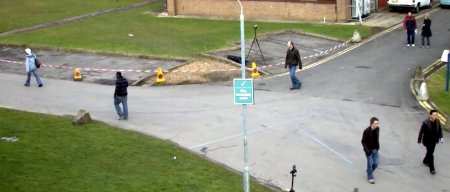
#> input picture OpenCV/examples/resframe.jpg, 450 x 192 px
$ python pseudocolor.py
#> lines starting #> are read from the running program, lines starting #| are printed output that depends on the picture; after the words box and inside, x2 and y2 are one past the last pixel; in counts of white or black regions, pixels touching at a corner belong together
#!/usr/bin/env python
# encoding: utf-8

import cv2
import numpy as np
import matplotlib.pyplot as plt

im_bgr = cv2.imread("resframe.jpg", cv2.IMREAD_COLOR)
#> im_bgr is the input picture: shape (192, 450, 3); mean B, G, R 123.6, 146.7, 143.5
im_rgb = cv2.cvtColor(im_bgr, cv2.COLOR_BGR2RGB)
im_gray = cv2.cvtColor(im_bgr, cv2.COLOR_BGR2GRAY)
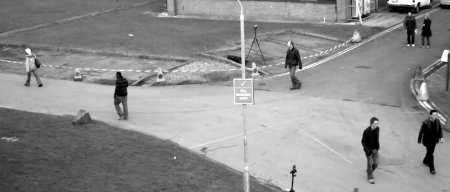
#> im_gray: shape (192, 450); min 0, max 255, mean 143.1
ret, thresh = cv2.threshold(im_gray, 127, 255,cv2.THRESH_BINARY)
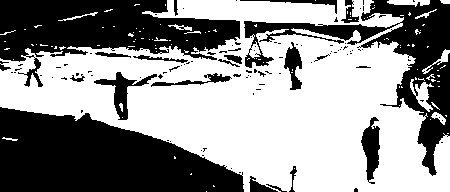
#> thresh: shape (192, 450); 56.9% white; 109 black regions (88 under 20 px), largest, box (x1, y1, x2, y2) and area: (0, 107, 244, 192) 14368, (0, 0, 240, 87) 10633, (244, 0, 450, 176) 8238

titles = [
    'bgr','rgb','gray','binary',
    'COLORMAP_AUTUMN','COLORMAP_BONE','COLORMAP_JET','COLORMAP_WINTER','COLORMAP_RAINBOW','COLORMAP_OCEAN',
    'COLORMAP_SUMMER','COLORMAP_SPRING','COLORMAP_COOL','COLORMAP_HSV','COLORMAP_PINK','COLORMAP_HOT'
]

coloredImgs=[
    cv2.applyColorMap(im_gray, cv2.COLORMAP_AUTUMN),
    cv2.applyColorMap(im_gray, cv2.COLORMAP_BONE),
    cv2.applyColorMap(im_gray, cv2.COLORMAP_JET),
    cv2.applyColorMap(im_gray, cv2.COLORMAP_WINTER),
    cv2.applyColorMap(im_gray, cv2.COLORMAP_RAINBOW),
    cv2.applyColorMap(im_gray, cv2.COLORMAP_OCEAN),
    cv2.applyColorMap(im_gray, cv2.COLORMAP_SUMMER),
    cv2.applyColorMap(im_gray, cv2.COLORMAP_SPRING),
    cv2.applyColorMap(im_gray, cv2.COLORMAP_COOL),
    cv2.applyColorMap(im_gray, cv2.COLORMAP_HSV),
    cv2.applyColorMap(im_gray, cv2.COLORMAP_PINK),
    cv2.applyColorMap(im_gray, cv2.COLORMAP_HOT)
]

images = [im_bgr,im_rgb,im_gray,thresh]
for i in range(12):
    images.append(cv2.cvtColor(coloredImgs[i], cv2.COLOR_BGR2RGB))
#> after the loop, images = 16 items

for i in range(16):
    plt.subplot(4,4,i+1),plt.imshow(images[i],'gray')
    plt.title(titles[i])
    plt.xticks([]),plt.yticks([])

plt.show()
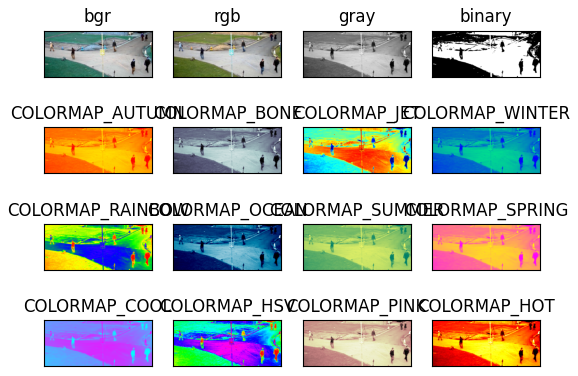
#> figure drawn by matplotlib, 16 panels; B, G, R data is drawn as R, G, B
